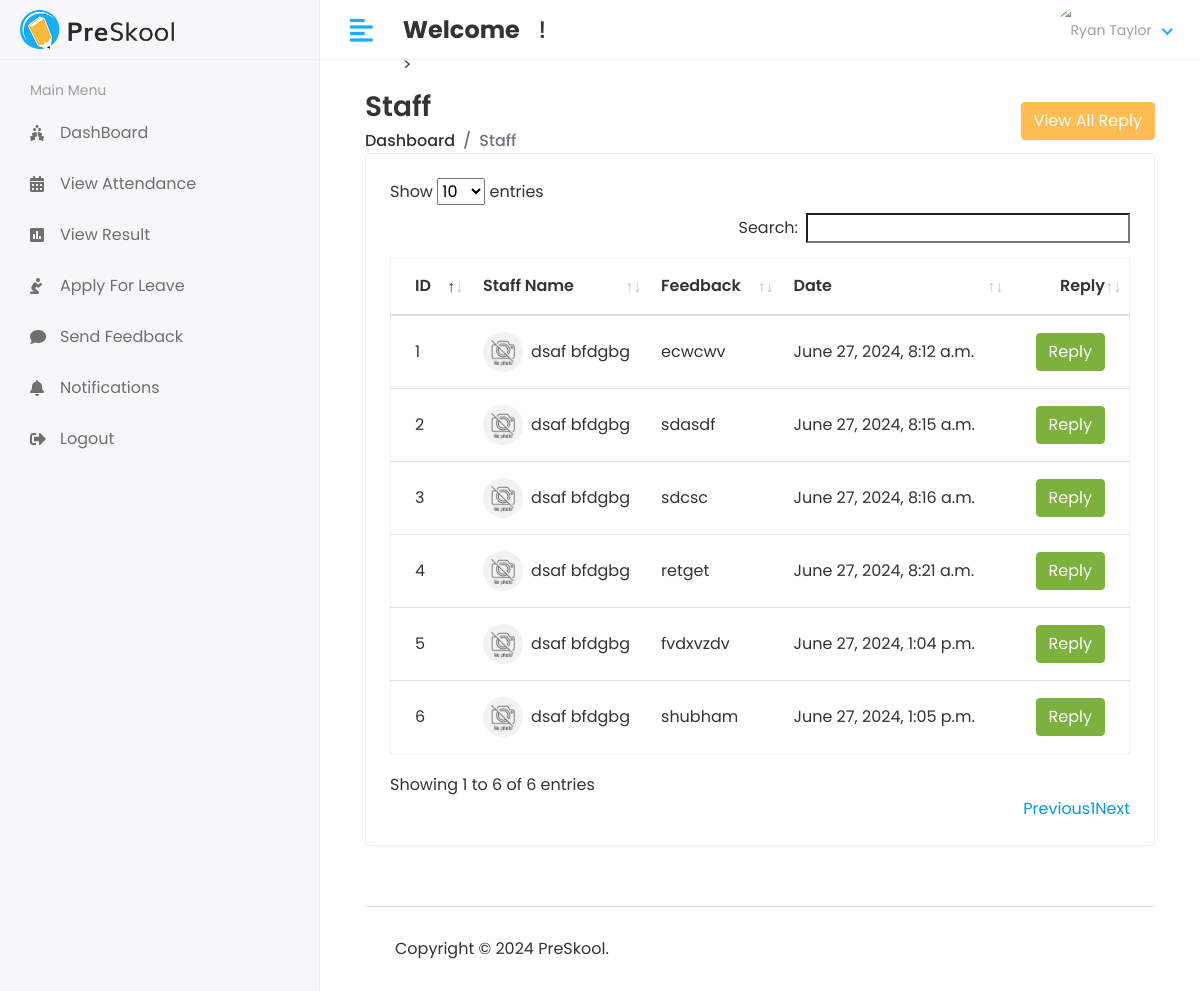
Page /Hod/Staff/feedback on the committed database.
### lmsapp/models.py (models this page shows, shortened)
class Staff_Feedback(models.Model):
    staff_id=models.ForeignKey(Staff,on_delete=models.CASCADE)
    feedback=models.TextField()
    feedback_reply = models.TextField()
    created_at=models.DateTimeField(auto_now_add=True)
    updated_at=models.DateTimeField(auto_now_add=True)

class Staff(models.Model):
    admin = models.OneToOneField(CustomUser,on_delete=models.CASCADE)
    address = models.TextField()
    gender = models.CharField(max_length=100)
    created_at = models.DateTimeField(auto_now_add=True)
    updated_at = models.DateTimeField(auto_now=True)

class CustomUser(AbstractUser):
    USER = (
        (1,'HOD'),
        (2,'STAFF'),
        (3,'STUDENT'),
    )
    user_type=models.CharField(choices=USER,max_length=50,default=1)
    profile_pic=models.ImageField(upload_to='media/profile_pic')

### lms/hod_views.py (the view)
# urls.py: path('Hod/Staff/feedback',hod_views.STAFF_FEEDBACK,name='staff_feedback_2'),
def STAFF_FEEDBACK(request):
    feedback = Staff_Feedback.objects.all()
    context = {
        'feedback':feedback,
    }
    return render(request,'hod/staff_feedback.html',context)

### template/hod/staff_feedback.html (shortened to what this page needs)
{% extends 'base.html' %}
{% block content %}
 <div class="content container-fluid">
    <div class="page-header">
       <div class="row align-items-center">
          <div class="col">
             <h3 class="page-title">Staff</h3>
             <ul class="breadcrumb">
                <li class="breadcrumb-item"><a href="index.html">Dashboard</a></li>
                <li class="breadcrumb-item active">Staff</li>
             </ul>
          </div>
          <div class="col-auto text-right float-right ml-auto">
            <button type="button" class="btn btn-primary" data-toggle="modal" data-target="#exampleModalCenter">
                View All Reply
              </button>
       </div>
    </div>
    <div class="row">
       <div class="col-sm-12">
          <div class="card card-table">
             <div class="card-body">
                <div class="table-responsive">
                   <table id="table_id" class="table table-hover table-center mb-0">
                      <thead>
                         <tr>
                            <th>ID</th>
                            <th>Staff Name</th>
                            <th>Feedback</th>
                            <th>Date</th>
                            <th class="text-right">Reply</th>
                         </tr>
                      </thead>
                      <tbody>
                         {% for i in feedback %}
                         <tr>
                            <td>{{i.id}}</td>
                            <td>
                               <h2 class="table-avatar">
                                  <a href="student-details.html" class="avatar avatar-sm mr-2"><img class="avatar-img rounded-circle" src="/{{i.staff_id.admin.profile_pic}}" alt="User Image"></a>
                                  <a href="#">{{i.staff_id.admin.first_name}}&nbsp;{{i.staff_id.admin.last_name}}</a>
                               </h2>
                            </td>
                            <td>{{i.feedback}}</td>
                            <td>{{i.created_at}}</td>
                            <td class="text-right">
                               <div class="actions">
                                <button type="button" class="btn btn-success" data-toggle="modal" data-target="#send_notification_modal-{{forloop.counter}}">
                                   Reply
                                  </button>
                               </div>
                            </td>
                         </tr>
                         {% endfor %}
                      </tbody>
                   </table>
                </div>
             </div>
          </div>
       </div>
    </div>
 </div>
{% endblock %}

### static/assets/css/style.css (style rules this page uses)
html { height: 100%; }
body { background-color: #fff; color: #333; font-family: 'Poppins', sans-serif; font-size: 1rem; height: 100%; line-height: 1.5; overflow-x: hidden; }
h1, h2, h3, h4, h5, h6 { font-family: 'Poppins', sans-serif; margin-top: 0; }
a { color: #009ce7; }
input, button, a { transition: all 0.4s ease; -moz-transition: all 0.4s ease; -o-transition: all 0.4s ease; -ms-transition: all 0.4s ease; -webkit-transition: all 0.4s ease; }
input, input:focus, button, button:focus { outline: none; }
ul, ol { padding: 0px; list-style: none; }
.table { color: #333; max-width: 100%; margin-bottom: 0; width: 100%; }
.table.dataTable { border-collapse: collapse !important; border: 1px solid rgba(0, 0, 0, 0.05); }
table.table td h2 { display: inline-block; font-size: inherit; font-weight: 400; margin: 0; padding: 0; vertical-align: middle; }
table.table td h2.table-avatar { align-items: center; display: inline-flex; font-size: inherit; font-weight: 400; margin: 0; padding: 0; vertical-align: middle; white-space: nowrap; }
table.table td h2 a { color: #333; }
.table thead tr th { font-weight: 600; }
.table tbody tr { border-bottom: 1px solid rgba(0, 0, 0, 0.05); }
.table.table-center td, .table.table-center th { vertical-align: middle; }
.card-table .card-body .table > thead > tr > th { border-top: 0; }
.card-table .card-body .table tr td:first-child, .card-table .card-body .table tr th:first-child { padding-left: 1.5rem; }
.card-table .card-body .table tr td:last-child, .card-table .card-body .table tr th:last-child { padding-right: 1.5rem; }
.card-table .table td, .card-table .table th { border-top: 1px solid #e2e5e8; padding: 1rem 0.75rem; white-space: nowrap; }
.btn-primary { background-color: #FFBC53; border: 1px solid #FFBC53; }
.btn-success { background-color: #7bb13c; border: 1px solid #7bb13c }
.card { border: 1px solid #ececf5; box-shadow: 0 1px 3px 0 rgba(0, 0, 0, 0.03); margin-bottom: 1.875rem; }
.card-body { padding: 1.5rem; }
.avatar { position: relative; display: inline-block; width: 3rem; height: 3rem }
.avatar > img { width: 100%; height: 100%; -o-object-fit: cover; object-fit: cover; }
.avatar-sm { width: 2.5rem; height: 2.5rem; }
.page-header { margin-bottom: 1.875rem; }
.page-header .breadcrumb { background-color: transparent; color: #6c757d; font-size: 1rem; font-weight: 500; margin-bottom: 0; padding: 0; }
.page-header .breadcrumb a { color: #333; }
.page-title { font-size: 28px; font-weight: 600; color: #333; margin-bottom: 5px; }

### rows in the picture
Staff_Feedback: id "1", staff_id.admin.profile_pic (placeholder picture), staff_id.admin.first_name "dsaf", staff_id.admin.last_name "bfdgbg", feedback "ecwcwv", created_at "June 27, 2024, 8:12 a.m."
Staff_Feedback: id "2", staff_id.admin.profile_pic (placeholder picture), staff_id.admin.first_name "dsaf", staff_id.admin.last_name "bfdgbg", feedback "sdasdf", created_at "June 27, 2024, 8:15 a.m."
Staff_Feedback: id "3", staff_id.admin.profile_pic (placeholder picture), staff_id.admin.first_name "dsaf", staff_id.admin.last_name "bfdgbg", feedback "sdcsc", created_at "June 27, 2024, 8:16 a.m."
Staff_Feedback: id "4", staff_id.admin.profile_pic (placeholder picture), staff_id.admin.first_name "dsaf", staff_id.admin.last_name "bfdgbg", feedback "retget", created_at "June 27, 2024, 8:21 a.m."
Staff_Feedback: id "5", staff_id.admin.profile_pic (placeholder picture), staff_id.admin.first_name "dsaf", staff_id.admin.last_name "bfdgbg", feedback "fvdxvzdv", created_at "June 27, 2024, 1:04 p.m."
Staff_Feedback: id "6", staff_id.admin.profile_pic (placeholder picture), staff_id.admin.first_name "dsaf", staff_id.admin.last_name "bfdgbg", feedback "shubham", created_at "June 27, 2024, 1:05 p.m."
